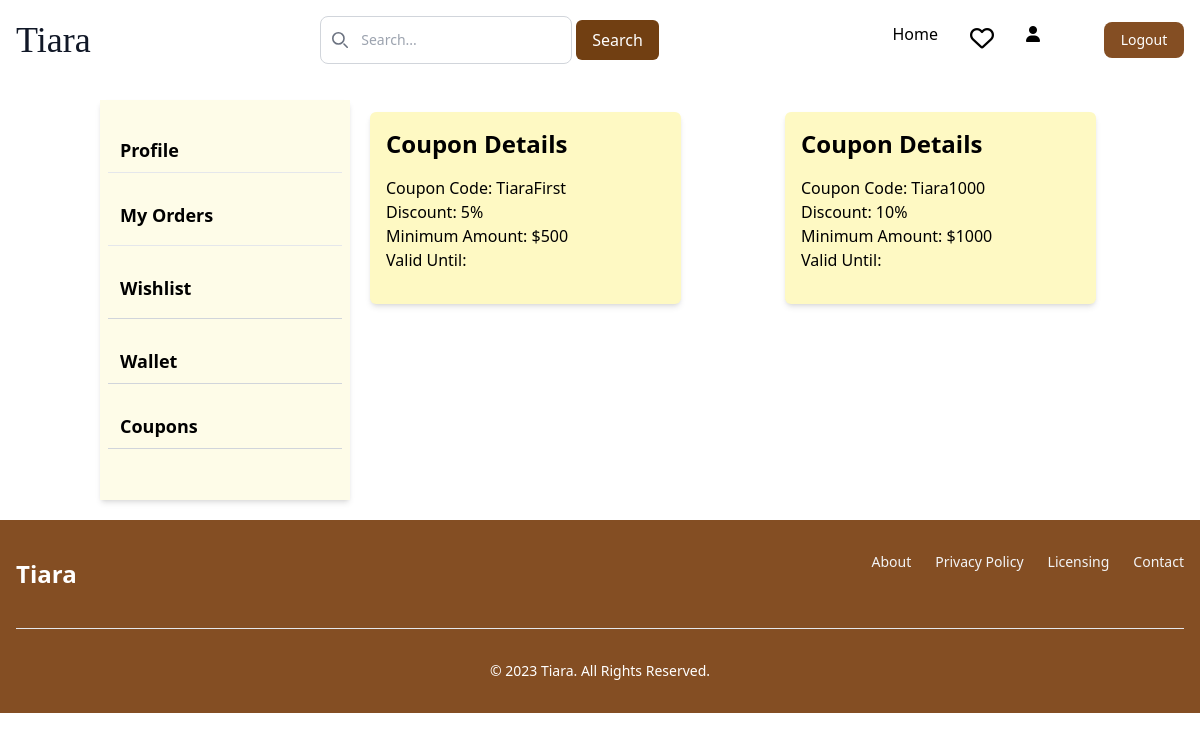
The page /userdetails/coupon/ (signed in) on the database its author committed.
### adminapp/models.py (models this page shows)
class Coupon(models.Model):
    code=models.CharField(max_length=10, unique=True)
    dis_per=models.IntegerField()
    minimum_amount=models.PositiveBigIntegerField(default=0)
    active=models.BooleanField(default=True)

### userdetails/views.py (the view)
# urls.py: path('coupon/', views.coupons, name="coupons"),
@login_required(login_url='login')
def coupon(request):
    coupons=Coupon.objects.all()
    return render(request, 'user/coupons.html',{'coupons':coupons})

### templates/user/coupons.html (shortened to what this page needs)
{% extends 'base.html' %}
{% block content %}
{% include 'profile.html' %}
{% if coupons %}
{% for coupon in coupons %}
{% if coupon.active%}
<div class="container mx-auto mt-8">
    <div class="bg-yellow-100 p-4 rounded-md shadow-md w-3/4" >
        <h2 class="text-2xl font-bold mb-4">Coupon Details</h2>
        <div class="mb-4">
            <p class="text-md">Coupon Code:</strong> {{ coupon.code }}</p>
            <p class="text-md">Discount:</strong> {{ coupon.dis_per }}%</p>
            <p class="text-md">Minimum Amount:</strong> ${{ coupon.minimum_amount }}</p>
            <p class="text-md">Valid Until:</strong> {{ coupon.valid_until }}</p>
        </div>
</div>
</div>
{% endif %}
{% endfor %}
{% endif %}
{% endblock content %}

### rows shown on the page
Coupon: code "TiaraFirst", dis_per "5", minimum_amount "500"
Coupon: code "Tiara1000", dis_per "10", minimum_amount "1000"
